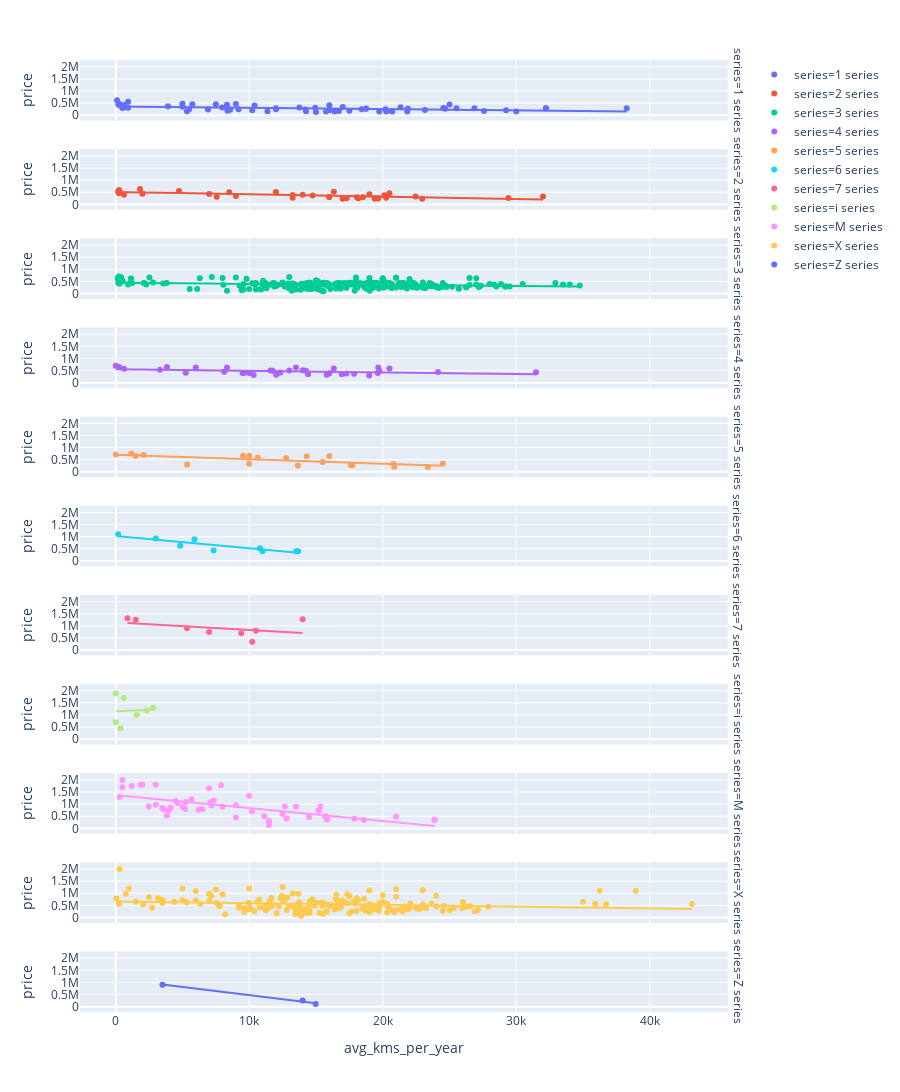

Write notebook code for a chart like this one.
### Code cell
beemer = beemer.replace([np.inf, -np.inf], np.nan)
beemer = beemer.dropna()
px.scatter(beemer,x= 'avg_kms_per_year' , y = 'price',color= 'series',hover_name = 'deriviative',trendline = 'ols',facet_row='series',height = 2000)

### Figure 1 — Plotly figure (JSON) as saved in the notebook; plotly's stock layout.template omitted (floating-point values rounded to 4 significant figures; data arrays with more than 128 entries replaced by an {"elided": "..."} marker saying what was removed)
{"data": [{"hoverlabel": {"namelength": 0}, "hovertemplate": "<b>%{hovertext}</b><br><br>series=1 series<br>avg_kms_per_year=%{x}<br>price=%{y}", "hovertext": ["Series 116i 5-door", "Series 116i 5-door auto", "Series 116i 5-door auto", "Series 116i 5-door auto", "Series 116i 5-door Sport auto", "Series 118i 3-door", "Series 118i 5-door", "Series 118i 5-door", "Series 118i 5-door", "Series 118i 5-door auto", "Series 118i 5-door auto", "Series 118i 5-door auto", "Series 118i 5-door auto", "Series 118i 5-door auto", "Series 118i 5-door auto", "Series 118i 5-door Sport auto", "Series 118i 5-door Sport auto", "Series 118i 5-door Sport auto", "Series 118i 5-door Sport auto", "Series 120d 5-door auto", "Series 120d 5-door auto", "Series 120i 5-door", "Series 120i convertible", "Series 125i coupé Exclusive steptronic", "Series 130i 3-door auto", "Series M135i 5-door sports-auto", "Series M135i 5-door sports-auto", "Series M140i 5-door sports-auto", "5-Door", "5-Door automatic", "5-Door automatic", "5-Door automatic", "", "5-Door", "5-Door", "5-Door", "5-Door automatic", "5-Door automatic", "5-Door automatic", "5-Door automatic", "5-Door automatic", "5-Door automatic", "5-Door automatic", "5-Door automatic", "Edition Sport Line Shadow 5-Door automatic", "M Sport 5-Door automatic", "Sport Line 5-Door automatic", "5-Door", "5-Door automatic", "5-Door automatic", "5-Door automatic", "5-Door automatic", "5-Door automatic", "M Sport 5-Door automatic", "", "5-Door", "5-Door automatic", "5-Door automatic", "5-Door automatic", "5-Door automatic", "5-Door automatic", "5-Door automatic", "Convertible automatic", "M Sport 5-Door automatic", "M Sport 5-Door automatic", "Sport Line 5-Door automatic", "Sport Line 5-Door automatic", "Urban Line 5-Door automatic"], "legendgroup": "series=1 series", "marker": {"color": "#636efa", "symbol": "circle"}, "mode": "markers", "name": "series=1 series", "showlegend": true, "type": "scatter", "x": [11360.0, 27580.0, 21830.0, 8375, 17500, 12000, 20710.0, 8375, 29235, 18750, 14214, 12000.0, 16710.0, 14250, 333.3, 16460.0, 23160.0, 333.3, 333.7, 9000, 26870.0, 18750, 15750, 10220.0, 8566.0, 10400, 928, 100, 15000, 16375, 30000, 20650.0, 5000, 20250.0, 9200, 642.9, 19740.0, 24670.0, 25520.0, 24533, 16000, 16000, 928.6, 500, 5737, 18420.0, 21330.0, 38270.0, 32215, 32215, 25000, 5000, 3916.0, 8333.0, 5333.0, 14940.0, 13750.0, 21875, 21875, 7500, 7972, 16000, 6909.0, 659.6, 200.2, 5500, 17000, 20200], "xaxis": "x11", "y": [169900, 179800, 159900, 229900, 189900, 249900, 149900, 185000, 209900, 269900, 235900, 289900, 174995, 169900, 412900, 189900, 219900, 409990, 449900, 469000, 289990, 279900, 159999, 209900, 225000, 399900, 559000, 619900, 129900, 149900, 149900, 179990, 350000, 149900, 249700, 335000, 149900, 269995, 284999, 299500, 219000, 219000, 305000, 295000, 449000, 249950, 329950, 285500, 290000, 290000, 448000, 469900, 369000, 429990, 169900, 309950, 319950, 265000, 265000, 449000, 319900, 409900, 234900, 419000, 439000, 249900, 339950, 249900], "yaxis": "y11"}, {"hoverlabel": {"namelength": 0}, "hovertemplate": "<b>OLS trendline</b><br>price = -5.559398 * avg_kms_per_year + 366729.261118<br>R<sup>2</sup>=0.226151<br><br>series=1 series<br>avg_kms_per_year=%{x}<br>price=%{y} <b>(trend)</b>", "legendgroup": "series=1 series", "marker": {"color": "#636efa", "symbol": "circle"}, "mode": "lines", "name": "series=1 series", "showlegend": false, "type": "scatter", "x": [100, 200.2, 333.3, 333.3, 333.7, 500, 642.9, 659.6, 928, 928.6, 3916.0, 5000, 5000, 5333.0, 5500, 5737, 6909.0, 7500, 7972, 8333.0, 8375, 8375, 8566.0, 9000, 9200, 10220.0, 10400, 11360.0, 12000, 12000.0, 13750.0, 14214, 14250, 14940.0, 15000, 15750, 16000, 16000, 16000, 16375, 16460.0, 16710.0, 17000, 17500, 18420.0, 18750, 18750, 19740.0, 20200, 20250.0, 20650.0, 20710.0, 21330.0, 21830.0, 21875, 21875, 23160.0, 24533, 24670.0, 25000, 25520.0, 26870.0, 27580.0, 29235, 30000, 32215, 32215, 38270.0], "xaxis": "x11", "y": [366200.0, 365600.0, 364900.0, 364900.0, 364900.0, 363900.0, 363200.0, 363100.0, 361600.0, 361600.0, 345000.0, 338900.0, 338900.0, 337100.0, 336200.0, 334800.0, 328300.0, 325000.0, 322400.0, 320400.0, 320200.0, 320200.0, 319100.0, 316700.0, 315600.0, 309900.0, 308900.0, 303500.0, 300000.0, 300000.0, 290300.0, 287700.0, 287500.0, 283700.0, 283300.0, 279200.0, 277800.0, 277800.0, 277800.0, 275700.0, 275200.0, 273800.0, 272200.0, 269400.0, 264300.0, 262500.0, 262500.0, 257000.0, 254400.0, 254200.0, 251900.0, 251600.0, 248100.0, 245300.0, 245100.0, 245100.0, 238000.0, 230300.0, 229600.0, 227700.0, 224800.0, 217400.0, 213400.0, 204200.0, 199900.0, 187600.0, 187600.0, 154000.0], "yaxis": "y11"}, {"hoverlabel": {"namelength": 0}, "hovertemplate": "<b>%{hovertext}</b><br><br>series=2 series<br>avg_kms_per_year=%{x}<br>price=%{y}", "hovertext": ["Series 220d coupe Luxury", "Series 220d coupe M Sport auto", "Series 220d coupe M Sport auto", "Series 220d coupe M Sport auto", "Series 220d coupe Sport auto", "Series 220i convertible M Sport auto", "Series 220i convertible M Sport auto", "Series 220i coupe M Sport auto", "Series 220i coupe Sport auto", "Series 228i convertible M Sport auto", "Series Active Tourer 218i Active Tourer auto", "Series Active Tourer 218i Active Tourer auto", "Series Active Tourer 218i Active Tourer Sport auto", "Series Active Tourer 218i Active Tourer Sport auto", "Series Active Tourer 220i Active Tourer auto", "Series M235i convertible auto", "Series M235i coupe auto", "Series M240i coupe sports-auto", "Active Tourer automatic", "Active Tourer automatic", "Active Tourer automatic", "M Sport", "M Sport", "M Sport", "M Sport", "Convert M Sport automatic", "M Sport", "M Sport", "M Sport", "M Sport", "M Sport Active Tourer automatic", "M Sport Active Tourer automatic", "Sport", "Sport Line", "Sport Line", "M Sport Active Tourer automatic", "M Sport Active Tourer automatic", "Convert M Sport automatic", "M Sport automatic"], "legendgroup": "series=2 series", "marker": {"color": "#EF553B", "symbol": "circle"}, "mode": "markers", "name": "series=2 series", "showlegend": true, "type": "scatter", "x": [2000, 18515, 250, 250, 29415, 32000, 14000, 9000, 22450.0, 13250, 17000, 625, 22950, 250.8, 20250, 1821.0, 20130.0, 16330.0, 13250, 17300, 18070.0, 20500, 12000, 4740, 12000, 14750, 15990.0, 15990.0, 200, 8500, 19620.0, 7564, 18170.0, 19670.0, 19000, 19400, 19400, 7000, 201], "xaxis": "x10", "y": [439900, 289900, 579900, 579900, 259950, 329800, 399900, 349990, 329900, 389900, 229995, 395900, 234900, 459900, 279000, 639000, 379000, 519999, 279000, 249000, 299000, 459995, 499900, 547900, 499900, 369950, 309000, 309000, 559000, 499900, 239995, 319000, 249950, 249899, 419950, 239990, 239990, 429950, 490000], "yaxis": "y10"}, {"hoverlabel": {"namelength": 0}, "hovertemplate": "<b>OLS trendline</b><br>price = -9.815208 * avg_kms_per_year + 512518.640517<br>R<sup>2</sup>=0.497187<br><br>series=2 series<br>avg_kms_per_year=%{x}<br>price=%{y} <b>(trend)</b>", "legendgroup": "series=2 series", "marker": {"color": "#EF553B", "symbol": "circle"}, "mode": "lines", "name": "series=2 series", "showlegend": false, "type": "scatter", "x": [200, 201, 250, 250, 250.8, 625, 1821.0, 2000, 4740, 7000, 7564, 8500, 9000, 12000, 12000, 13250, 13250, 14000, 14750, 15990.0, 15990.0, 16330.0, 17000, 17300, 18070.0, 18170.0, 18515, 19000, 19400, 19400, 19620.0, 19670.0, 20130.0, 20250, 20500, 22450.0, 22950, 29415, 32000], "xaxis": "x10", "y": [510600.0, 510500.0, 510100.0, 510100.0, 510100.0, 506400.0, 494600.0, 492900.0, 466000.0, 443800.0, 438300.0, 429100.0, 424200.0, 394700.0, 394700.0, 382500.0, 382500.0, 375100.0, 367700.0, 355500.0, 355500.0, 352200.0, 345700.0, 342700.0, 335100.0, 334200.0, 330800.0, 326000.0, 322100.0, 322100.0, 320000.0, 319500.0, 315000.0, 313800.0, 311300.0, 292200.0, 287300.0, 223800.0, 198400.0], "yaxis": "y10"}, {"hoverlabel": {"namelength": 0}, "hovertemplate": "<b>%{hovertext}</b><br><br>series=3 series<br>avg_kms_per_year=%{x}<br>price=%{y}", "hovertext": {"elided": "292 str values"}, "legendgroup": "series=3 series", "marker": {"color": "#00cc96", "symbol": "circle"}, "mode": "markers", "name": "series=3 series", "showlegend": true, "type": "scatter", "x": {"elided": "292 float values"}, "xaxis": "x9", "y": {"elided": "292 int values"}, "yaxis": "y9"}, {"hoverlabel": {"namelength": 0}, "hovertemplate": "<b>OLS trendline</b><br>price = -4.319898 * avg_kms_per_year + 443003.411856<br>R<sup>2</sup>=0.061342<br><br>series=3 series<br>avg_kms_per_year=%{x}<br>price=%{y} <b>(trend)</b>", "legendgroup": "series=3 series", "marker": {"color": "#00cc96", "symbol": "circle"}, "mode": "lines", "name": "series=3 series", "showlegend": false, "type": "scatter", "x": {"elided": "292 float values"}, "xaxis": "x9", "y": {"elided": "292 float values"}, "yaxis": "y9"}, {"hoverlabel": {"namelength": 0}, "hovertemplate": "<b>%{hovertext}</b><br><br>series=4 series<br>avg_kms_per_year=%{x}<br>price=%{y}", "hovertext": ["Series 420d coupe M Sport auto", "Series 420d coupe M Sport auto", "Series 420d coupe M Sport auto", "Series 420i convertible M Sport auto", "Series 420i convertible Sport auto", "Series 420i coupe auto", "Series 420i coupe M Sport auto", "Series 428i convertible M Sport auto", "Series 428i coupe auto", "Series 428i Gran Coupe M Sport auto", "Series 435i coupe M Sport", "Series 435i coupe M Sport", "Series 435i coupe M Sport", "Series 435i coupe M Sport", "Series 435i Gran Coupe M Sport", "Series 440i convertible M Sport", "Series 440i Gran Coupe M Sport", "Series 440i Gran Coupe M Sport", "Coupe automatic", "Coupe M Sport automatic", "Coupe M Sport automatic", "Coupe M Sport Plus automatic", "Gran Coupe automatic", "Gran Coupe Sport Line automatic", "Convert M Sport automatic", "Coupe automatic", "Coupe M Sport", "Coupe M Sport automatic", "Coupe M Sport Plus automatic", "Coupe M Sport Plus automatic", "Convert M Sport", "Coupe automatic", "Coupe M Sport automatic", "Coupe M Sport automatic", "Coupe M Sport automatic", "Gran Coupe M Sport automatic", "Coupe M Sport automatic"], "legendgroup": "series=4 series", "marker": {"color": "#ab63fa", "symbol": "circle"}, "mode": "markers", "name": "series=4 series", "showlegend": true, "type": "scatter", "x": [16000, 252.2, 625, 3.75, 31480.0, 5250, 16930, 19620.0, 3318.0, 18983, 8122, 12100.0, 9500, 3833.0, 12330.0, 8333.0, 13500, 13000, 19750, 14400, 14400, 19659, 11590.0, 11750, 6000, 15800, 17850, 10330.0, 14000, 20500, 12010.0, 14250, 9600, 10000, 24130.0, 17280.0, 16330.0], "xaxis": "x8", "y": [389950, 649900, 575000, 695000, 429990, 409000, 349890, 399900, 529000, 299900, 449990, 379990, 399000, 649000, 424900, 629000, 629000, 499000, 489000, 358000, 358000, 629900, 499950, 489950, 629900, 329900, 368000, 314995, 510000, 589990, 329900, 489000, 399950, 399999, 439900, 379900, 589000], "yaxis": "y8"}, {"hoverlabel": {"namelength": 0}, "hovertemplate": "<b>OLS trendline</b><br>price = -6.661046 * avg_kms_per_year + 554922.172208<br>R<sup>2</sup>=0.159464<br><br>series=4 series<br>avg_kms_per_year=%{x}<br>price=%{y} <b>(trend)</b>", "legendgroup": "series=4 series", "marker": {"color": "#ab63fa", "symbol": "circle"}, "mode": "lines", "name": "series=4 series", "showlegend": false, "type": "scatter", "x": [3.75, 252.2, 625, 3318.0, 3833.0, 5250, 6000, 8122, 8333.0, 9500, 9600, 10000, 10330.0, 11590.0, 11750, 12010.0, 12100.0, 12330.0, 13000, 13500, 14000, 14250, 14400, 14400, 15800, 16000, 16330.0, 16930, 17280.0, 17850, 18983, 19620.0, 19659, 19750, 20500, 24130.0, 31480.0], "xaxis": "x8", "y": [554900.0, 553200.0, 550800.0, 532800.0, 529400.0, 520000.0, 515000.0, 500800.0, 499400.0, 491600.0, 491000.0, 488300.0, 486100.0, 477700.0, 476700.0, 474900.0, 474400.0, 472800.0, 468300.0, 465000.0, 461700.0, 460000.0, 459000.0, 459000.0, 449700.0, 448300.0, 446100.0, 442200.0, 439800.0, 436000.0, 428500.0, 424200.0, 424000.0, 423400.0, 418400.0, 394200.0, 345200.0], "yaxis": "y8"}, {"hoverlabel": {"namelength": 0}, "hovertemplate": "<b>%{hovertext}</b><br><br>series=5 series<br>avg_kms_per_year=%{x}<br>price=%{y}", "hovertext": ["Series 520d", "Series 520d", "Series 520d Luxury", "Series 520d M Sport", "Series 520i M Sport", "Series 520i M Sport", "Series 535d", "Series 550i", "automatic", "automatic", "automatic M Sport", "automatic M Sport", "automatic M Sport", "automatic M Sport", "M Sport automatic", "automatic M-SPORT", "M Sport automatic", "M Sport automatic", "NEW Gen.", "M Sport automatic"], "legendgroup": "series=5 series", "marker": {"color": "#FFA15A", "symbol": "circle"}, "mode": "markers", "name": "series=5 series", "showlegend": true, "type": "scatter", "x": [17720.0, 13640.0, 5, 2079, 16000, 1500, 23375, 17600.0, 10630.0, 10000, 24500, 14300, 10000, 20800, 12757, 20860.0, 1167.0, 9533.0, 5351.0, 15500], "xaxis": "x7", "y": [269900, 259900, 719000, 689000, 649000, 649000, 199900, 279900, 589950, 659900, 339900, 639950, 334995, 319900, 569900, 209900, 759990, 665000, 299000, 409900], "yaxis": "y7"}, {"hoverlabel": {"namelength": 0}, "hovertemplate": "<b>OLS trendline</b><br>price = -18.457160 * avg_kms_per_year + 703932.754609<br>R<sup>2</sup>=0.495010<br><br>series=5 series<br>avg_kms_per_year=%{x}<br>price=%{y} <b>(trend)</b>", "legendgroup": "series=5 series", "marker": {"color": "#FFA15A", "symbol": "circle"}, "mode": "lines", "name": "series=5 series", "showlegend": false, "type": "scatter", "x": [5, 1167.0, 1500, 2079, 5351.0, 9533.0, 10000, 10000, 10630.0, 12757, 13640.0, 14300, 15500, 16000, 17600.0, 17720.0, 20800, 20860.0, 23375, 24500], "xaxis": "x7", "y": [703800.0, 682400.0, 676200.0, 665600.0, 605200.0, 528000.0, 519400.0, 519400.0, 507800.0, 468500.0, 452100.0, 440000.0, 417800.0, 408600.0, 379100.0, 376800.0, 320000.0, 319000.0, 272500.0, 251700.0], "yaxis": "y7"}, {"hoverlabel": {"namelength": 0}, "hovertemplate": "<b>%{hovertext}</b><br><br>series=6 series<br>avg_kms_per_year=%{x}<br>price=%{y}", "hovertext": ["Series 640d coupe M Sport", "Series 650i convertible", "Series 650i Gran Coupe", "Coupe", "Coupe", "Coupe M Sport automatic", "Coupe automatic", "Coupe automatic", "Gran Coupe"], "legendgroup": "series=6 series", "marker": {"color": "#19d3f3", "symbol": "circle"}, "mode": "markers", "name": "series=6 series", "showlegend": true, "type": "scatter", "x": [5900, 7333.0, 4833.0, 13670.0, 11000, 13520.0, 10800, 187.5, 3000], "xaxis": "x6", "y": [899700, 434950, 629000, 399995, 399949, 399995, 529000, 1099000, 929000], "yaxis": "y6"}, {"hoverlabel": {"namelength": 0}, "hovertemplate": "<b>OLS trendline</b><br>price = -50.720448 * avg_kms_per_year + 1031451.830905<br>R<sup>2</sup>=0.786275<br><br>series=6 series<br>avg_kms_per_year=%{x}<br>price=%{y} <b>(trend)</b>", "legendgroup": "series=6 series", "marker": {"color": "#19d3f3", "symbol": "circle"}, "mode": "lines", "name": "series=6 series", "showlegend": false, "type": "scatter", "x": [187.5, 3000, 4833.0, 5900, 7333.0, 10800, 11000, 13520.0, 13670.0], "xaxis": "x6", "y": [1022000.0, 879300.0, 786300.0, 732200.0, 659500.0, 483700.0, 473500.0, 345900.0, 338300.0], "yaxis": "y6"}, {"hoverlabel": {"namelength": 0}, "hovertemplate": "<b>%{hovertext}</b><br><br>series=7 series<br>avg_kms_per_year=%{x}<br>price=%{y}", "hovertext": ["Series 730d", "Series 730d M Sport", "Series 750i M Sport", "Series 750i M Sport", "M Sport", "", "M Sport", "M Sport"], "legendgroup": "series=7 series", "marker": {"color": "#FF6692", "symbol": "circle"}, "mode": "markers", "name": "series=7 series", "showlegend": true, "type": "scatter", "x": [10220.0, 7000, 10500, 5333.0, 9400.0, 879, 1500, 14000], "xaxis": "x5", "y": [339900, 749900, 799000, 899000, 699900, 1310000, 1249950, 1269900], "yaxis": "y5"}, {"hoverlabel": {"namelength": 0}, "hovertemplate": "<b>OLS trendline</b><br>price = -30.797128 * avg_kms_per_year + 1141187.570588<br>R<sup>2</sup>=0.171539<br><br>series=7 series<br>avg_kms_per_year=%{x}<br>price=%{y} <b>(trend)</b>", "legendgroup": "series=7 series", "marker": {"color": "#FF6692", "symbol": "circle"}, "mode": "lines", "name": "series=7 series", "showlegend": false, "type": "scatter", "x": [879, 1500, 5333.0, 7000, 9400.0, 10220.0, 10500, 14000], "xaxis": "x5", "y": [1114000.0, 1095000.0, 976900.0, 925600.0, 851700.0, 826400.0, 817800.0, 710000.0], "yaxis": "y5"}, {"hoverlabel": {"namelength": 0}, "hovertemplate": "<b>%{hovertext}</b><br><br>series=i series<br>avg_kms_per_year=%{x}<br>price=%{y}", "hovertext": ["eDrive", "eDrive REx", "", "eDrive coupe", "eDrive coupe", "eDrive coupe", "Roadster"], "legendgroup": "series=i series", "marker": {"color": "#B6E880", "symbol": "circle"}, "mode": "markers", "name": "series=i series", "showlegend": true, "type": "scatter", "x": [360, 3, 2333.0, 1570, 2800, 2.5, 600], "xaxis": "x4", "y": [449900, 698900, 1199950, 999000, 1299900, 1900000, 1699900], "yaxis": "y4"}, {"hoverlabel": {"namelength": 0}, "hovertemplate": "<b>OLS trendline</b><br>price = 20.568125 * avg_kms_per_year + 1155688.078354<br>R<sup>2</sup>=0.002071<br><br>series=i series<br>avg_kms_per_year=%{x}<br>price=%{y} <b>(trend)</b>", "legendgroup": "series=i series", "marker": {"color": "#B6E880", "symbol": "circle"}, "mode": "lines", "name": "series=i series", "showlegend": false, "type": "scatter", "x": [2.5, 3, 360, 600, 1570, 2333.0, 2800], "xaxis": "x4", "y": [1156000.0, 1156000.0, 1163000.0, 1168000.0, 1188000.0, 1204000.0, 1213000.0], "yaxis": "y4"}, {"hoverlabel": {"namelength": 0}, "hovertemplate": "<b>%{hovertext}</b><br><br>series=M series<br>avg_kms_per_year=%{x}<br>price=%{y}", "hovertext": ["3-Door", "5-Door", "5-Door", "5-Door", "5-Door", "5-Door", "5-Door", "5-Door automatic", "5-Door automatic", "5-Door automatic", "5-Door automatic", "Coupe", "Coupe M-DCT", "Coupe M-DCT", "M2 competition auto", "Convert automatic", "M Dynamic M-DCT", "M-DCT", "M-DCT Competition", "M3 30 Jahre M3 Edition auto", "M3 30 Jahre M3 Edition auto", "M3 auto", "M3 auto", "M3 Competition auto", "M3 convertible auto", "M3 convertible M Dynamic auto", "Convertible M-DCT", "Convertible M-DCT", "Coupe M-DCT", "Coupe M-DCT", "Coupe M-DCT", "Coupe M-DCT Competition", "Coupe M-DCT Competition", "Coupe M-DCT Competition", "Coupe M-DCT Competition", "Coupe M-DCT Competition", "M4 convertible auto", "M4 coupe", "M4 coupe auto", "M4 coupe auto", "M4 DTM Champion Edition", "M4 GTS", "M-DCT", "M-DCT Competition", "M-DCT Competition", "M-DCT Competition", "M5", "M5", "M5", "SMG", "M6 convertible", "M6 convertible", "Li Xdrive"], "legendgroup": "series=M series", "marker": {"color": "#FF97FF", "symbol": "circle"}, "mode": "markers", "name": "series=M series", "showlegend": true, "type": "scatter", "x": [18578, 15830, 15830, 23875, 11470.0, 11470.0, 23875, 15730, 15670.0, 9000, 21000, 3000, 4000, 6500, 7171, 12800, 14475, 13500, 7086.0, 7333.0, 5667.0, 8000, 5000, 300, 3833.0, 12500, 6200, 15200, 9000, 3600, 3500, 4121, 5250, 15320.0, 12670.0, 4500, 15200, 4625, 10200, 5200, 1867.0, 500, 10000, 7887, 1200, 2000, 3000, 17875, 11125, 11480, 500, 2475.0, 7000], "xaxis": "x3", "y": [349000, 369000, 369000, 339995, 299950, 299900, 369995, 499995, 489000, 449900, 489900, 969950, 749900, 789000, 945000, 409950, 469950, 899900, 1080000, 1150000, 1199000, 889000, 880000, 1299000, 529000, 589999, 769950, 739950, 949000, 779000, 839990, 859000, 1089000, 899950, 899000, 1129900, 729000, 1049990, 698999, 799000, 1799000, 1999000, 1349900, 1780000, 1749900, 1799900, 1799000, 399999, 499900, 143000, 1699000, 899000, 1649900], "yaxis": "y3"}, {"hoverlabel": {"namelength": 0}, "hovertemplate": "<b>OLS trendline</b><br>price = -53.336845 * avg_kms_per_year + 1374378.047079<br>R<sup>2</sup>=0.468943<br><br>series=M series<br>avg_kms_per_year=%{x}<br>price=%{y} <b>(trend)</b>", "legendgroup": "series=M series", "marker": {"color": "#FF97FF", "symbol": "circle"}, "mode": "lines", "name": "series=M series", "showlegend": false, "type": "scatter", "x": [300, 500, 500, 1200, 1867.0, 2000, 2475.0, 3000, 3000, 3500, 3600, 3833.0, 4000, 4121, 4500, 4625, 5000, 5200, 5250, 5667.0, 6200, 6500, 7000, 7086.0, 7171, 7333.0, 7887, 8000, 9000, 9000, 10000, 10200, 11125, 11470.0, 11470.0, 11480, 12500, 12670.0, 12800, 13500, 14475, 15200, 15200, 15320.0, 15670.0, 15730, 15830, 15830, 17875, 18578, 21000, 23875, 23875], "xaxis": "x3", "y": [1358000.0, 1348000.0, 1348000.0, 1310000.0, 1275000.0, 1268000.0, 1242000.0, 1214000.0, 1214000.0, 1188000.0, 1182000.0, 1170000.0, 1161000.0, 1155000.0, 1134000.0, 1128000.0, 1108000.0, 1097000.0, 1094000.0, 1072000.0, 1044000.0, 1028000.0, 1001000.0, 996500.0, 991900.0, 983200.0, 953700.0, 947700.0, 894300.0, 894300.0, 841000.0, 830300.0, 781000.0, 762500.0, 762500.0, 762100.0, 707700.0, 698800.0, 691700.0, 654300.0, 602300.0, 563700.0, 563700.0, 557200.0, 538800.0, 535400.0, 530100.0, 530100.0, 421000.0, 383500.0, 254300.0, 101000.0, 101000.0], "yaxis": "y3"}, {"hoverlabel": {"namelength": 0}, "hovertemplate": "<b>%{hovertext}</b><br><br>series=X series<br>avg_kms_per_year=%{x}<br>price=%{y}", "hovertext": {"elided": "189 str values"}, "legendgroup": "series=X series", "marker": {"color": "#FECB52", "symbol": "circle"}, "mode": "markers", "name": "series=X series", "showlegend": true, "type": "scatter", "x": {"elided": "189 float values"}, "xaxis": "x2", "y": {"elided": "189 int values"}, "yaxis": "y2"}, {"hoverlabel": {"namelength": 0}, "hovertemplate": "<b>OLS trendline</b><br>price = -7.179903 * avg_kms_per_year + 662806.948183<br>R<sup>2</sup>=0.038158<br><br>series=X series<br>avg_kms_per_year=%{x}<br>price=%{y} <b>(trend)</b>", "legendgroup": "series=X series", "marker": {"color": "#FECB52", "symbol": "circle"}, "mode": "lines", "name": "series=X series", "showlegend": false, "type": "scatter", "x": {"elided": "189 float values"}, "xaxis": "x2", "y": {"elided": "189 float values"}, "yaxis": "y2"}, {"hoverlabel": {"namelength": 0}, "hovertemplate": "<b>%{hovertext}</b><br><br>series=Z series<br>avg_kms_per_year=%{x}<br>price=%{y}", "hovertext": ["M40i", "Roadster 2.5i automatic", "sDrive23i sports-auto"], "legendgroup": "series=Z series", "marker": {"color": "#636efa", "symbol": "circle"}, "mode": "markers", "name": "series=Z series", "showlegend": true, "type": "scatter", "x": [3500, 14980.0, 14000], "xaxis": "x", "y": [909000, 109900, 250000], "yaxis": "y"}, {"hoverlabel": {"namelength": 0}, "hovertemplate": "<b>OLS trendline</b><br>price = -66.804322 * avg_kms_per_year + 1146141.492907<br>R<sup>2</sup>=0.992249<br><br>series=Z series<br>avg_kms_per_year=%{x}<br>price=%{y} <b>(trend)</b>", "legendgroup": "series=Z series", "marker": {"color": "#636efa", "symbol": "circle"}, "mode": "lines", "name": "series=Z series", "showlegend": false, "type": "scatter", "x": [3500, 14000, 14980.0], "xaxis": "x", "y": [912300.0, 210900.0, 145700.0], "yaxis": "y"}], "layout": {"annotations": [{"font": {}, "showarrow": false, "text": "series=Z series", "textangle": 90, "x": 0.98, "xanchor": "left", "xref": "paper", "y": 0.03182, "yanchor": "middle", "yref": "paper"}, {"font": {}, "showarrow": false, "text": "series=X series", "textangle": 90, "x": 0.98, "xanchor": "left", "xref": "paper", "y": 0.1255, "yanchor": "middle", "yref": "paper"}, {"font": {}, "showarrow": false, "text": "series=M series", "textangle": 90, "x": 0.98, "xanchor": "left", "xref": "paper", "y": 0.2191, "yanchor": "middle", "yref": "paper"}, {"font": {}, "showarrow": false, "text": "series=i series", "textangle": 90, "x": 0.98, "xanchor": "left", "xref": "paper", "y": 0.3127, "yanchor": "middle", "yref": "paper"}, {"font": {}, "showarrow": false, "text": "series=7 series", "textangle": 90, "x": 0.98, "xanchor": "left", "xref": "paper", "y": 0.4064, "yanchor": "middle", "yref": "paper"}, {"font": {}, "showarrow": false, "text": "series=6 series", "textangle": 90, "x": 0.98, "xanchor": "left", "xref": "paper", "y": 0.5, "yanchor": "middle", "yref": "paper"}, {"font": {}, "showarrow": false, "text": "series=5 series", "textangle": 90, "x": 0.98, "xanchor": "left", "xref": "paper", "y": 0.5936, "yanchor": "middle", "yref": "paper"}, {"font": {}, "showarrow": false, "text": "series=4 series", "textangle": 90, "x": 0.98, "xanchor": "left", "xref": "paper", "y": 0.6873, "yanchor": "middle", "yref": "paper"}, {"font": {}, "showarrow": false, "text": "series=3 series", "textangle": 90, "x": 0.98, "xanchor": "left", "xref": "paper", "y": 0.7809, "yanchor": "middle", "yref": "paper"}, {"font": {}, "showarrow": false, "text": "series=2 series", "textangle": 90, "x": 0.98, "xanchor": "left", "xref": "paper", "y": 0.8745, "yanchor": "middle", "yref": "paper"}, {"font": {}, "showarrow": false, "text": "series=1 series", "textangle": 90, "x": 0.98, "xanchor": "left", "xref": "paper", "y": 0.9682, "yanchor": "middle", "yref": "paper"}], "height": 2000, "legend": {"tracegroupgap": 0}, "margin": {"t": 60}, "xaxis": {"anchor": "y", "domain": [0, 0.98], "title": {"text": "avg_kms_per_year"}}, "xaxis10": {"anchor": "y10", "domain": [0, 0.98], "matches": "x", "showticklabels": false}, "xaxis11": {"anchor": "y11", "domain": [0, 0.98], "matches": "x", "showticklabels": false}, "xaxis2": {"anchor": "y2", "domain": [0, 0.98], "matches": "x", "showticklabels": false}, "xaxis3": {"anchor": "y3", "domain": [0, 0.98], "matches": "x", "showticklabels": false}, "xaxis4": {"anchor": "y4", "domain": [0, 0.98], "matches": "x", "showticklabels": false}, "xaxis5": {"anchor": "y5", "domain": [0, 0.98], "matches": "x", "showticklabels": false}, "xaxis6": {"anchor": "y6", "domain": [0, 0.98], "matches": "x", "showticklabels": false}, "xaxis7": {"anchor": "y7", "domain": [0, 0.98], "matches": "x", "showticklabels": false}, "xaxis8": {"anchor": "y8", "domain": [0, 0.98], "matches": "x", "showticklabels": false}, "xaxis9": {"anchor": "y9", "domain": [0, 0.98], "matches": "x", "showticklabels": false}, "yaxis": {"anchor": "x", "domain": [0, 0.06364], "title": {"text": "price"}}, "yaxis10": {"anchor": "x10", "domain": [0.8427, 0.9064], "matches": "y", "title": {"text": "price"}}, "yaxis11": {"anchor": "x11", "domain": [0.9364, 1.0], "matches": "y", "title": {"text": "price"}}, "yaxis2": {"anchor": "x2", "domain": [0.09364, 0.1573], "matches": "y", "title": {"text": "price"}}, "yaxis3": {"anchor": "x3", "domain": [0.1873, 0.2509], "matches": "y", "title": {"text": "price"}}, "yaxis4": {"anchor": "x4", "domain": [0.2809, 0.3445], "matches": "y", "title": {"text": "price"}}, "yaxis5": {"anchor": "x5", "domain": [0.3745, 0.4382], "matches": "y", "title": {"text": "price"}}, "yaxis6": {"anchor": "x6", "domain": [0.4682, 0.5318], "matches": "y", "title": {"text": "price"}}, "yaxis7": {"anchor": "x7", "domain": [0.5618, 0.6255], "matches": "y", "title": {"text": "price"}}, "yaxis8": {"anchor": "x8", "domain": [0.6555, 0.7191], "matches": "y", "title": {"text": "price"}}, "yaxis9": {"anchor": "x9", "domain": [0.7491, 0.8127], "matches": "y", "title": {"text": "price"}}}}
